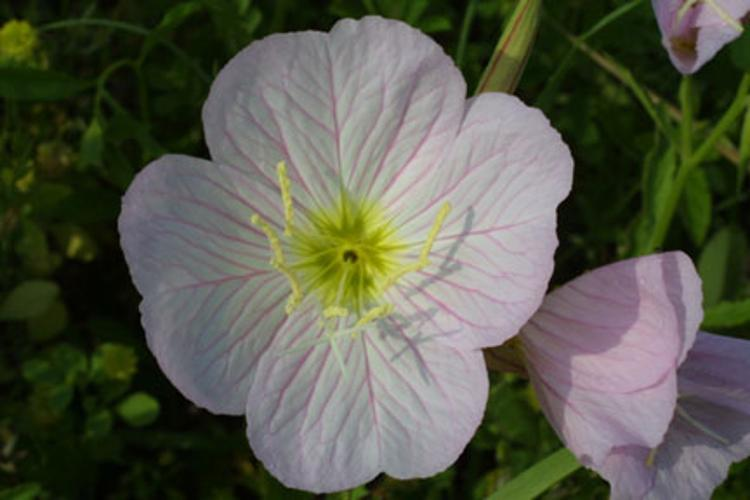
#> input picture image_processing/bunga1.jpg, 750 x 500 px
$ jupyter execute ip_convolution.ipynb
#> lines starting #> are read from the running program, lines starting #| are printed output that depends on the picture
[cell 1]
# import the necessary packages
from skimage.exposure import rescale_intensity
from matplotlib import pyplot as plt
import numpy as np
import argparse
import cv2

[cell 2]
def plt_imshow(title, image):
	# convert the image frame BGR to RGB color space and display it
	image = cv2.cvtColor(image, cv2.COLOR_BGR2RGB)
	plt.imshow(image)
	plt.title(title)
	plt.grid(False)
	plt.show()

[cell 3]
def convolve(image, kernel):
	# grab the spatial dimensions of the image, along with
	# the spatial dimensions of the kernel
	(iH, iW) = image.shape[:2]
	(kH, kW) = kernel.shape[:2]

	# allocate memory for the output image, taking care to
	# "pad" the borders of the input image so the spatial
	# size (i.e., width and height) are not reduced
	pad = (kW - 1) // 2
	image = cv2.copyMakeBorder(image, pad, pad, pad, pad,
		cv2.BORDER_REPLICATE)
	output = np.zeros((iH, iW), dtype="float32")

	# loop over the input image, "sliding" the kernel across
	# each (x, y)-coordinate from left-to-right and top to
	# bottom
	for y in np.arange(pad, iH + pad):
		for x in np.arange(pad, iW + pad):
			# extract the ROI of the image by extracting the
			# *center* region of the current (x, y)-coordinates
			# dimensions
			roi = image[y - pad:y + pad + 1, x - pad:x + pad + 1]

			# perform the actual convolution by taking the
			# element-wise multiplicate between the ROI and
			# the kernel, then summing the matrix
			k = (roi * kernel).sum()

			# store the convolved value in the output (x,y)-
			# coordinate of the output image
			output[y - pad, x - pad] = k

	# rescale the output image to be in the range [0, 255]
	output = rescale_intensity(output, in_range=(0, 255))
	output = (output * 255).astype("uint8")

	# return the output image
	return output

[cell 4]
# since we are using Jupyter Notebooks we can replace our argument
# parsing code with *hard coded* arguments and values
args = {
	"image": "bunga1.jpg"
}

[cell 5]
# construct average blurring kernels used to smooth an image
smallBlur = np.ones((7, 7), dtype="float") * (1.0 / (7 * 7))
largeBlur = np.ones((21, 21), dtype="float") * (1.0 / (21 * 21))

# construct a sharpening filter
sharpen = np.array((
	[0, -1, 0],
	[-1, 5, -1],
	[0, -1, 0]), dtype="int")

[cell 6]
# construct the Laplacian kernel used to detect edge-like
# regions of an image
laplacian = np.array((
	[0, 1, 0],
	[1, -4, 1],
	[0, 1, 0]), dtype="int")

# construct the Sobel x-axis kernel
sobelX = np.array((
	[-1, 0, 1],
	[-2, 0, 2],
	[-1, 0, 1]), dtype="int")

# construct the Sobel y-axis kernel
sobelY = np.array((
	[-1, -2, -1],
	[0, 0, 0],
	[1, 2, 1]), dtype="int")

[cell 7]
# construct the kernel bank, a list of kernels we're going
# to apply using both our custom `convole` function and
# OpenCV's `filter2D` function
kernelBank = (
	("small_blur", smallBlur),
	("large_blur", largeBlur),
	("sharpen", sharpen),
	("laplacian", laplacian),
	("sobel_x", sobelX),
	("sobel_y", sobelY)
)

[cell 8]
# load the input image and convert it to grayscale
image = cv2.imread(args["image"])
#> image is the input picture: shape (500, 750, 3); mean B, G, R 75, 89.8, 87.5
gray = cv2.cvtColor(image, cv2.COLOR_BGR2GRAY)
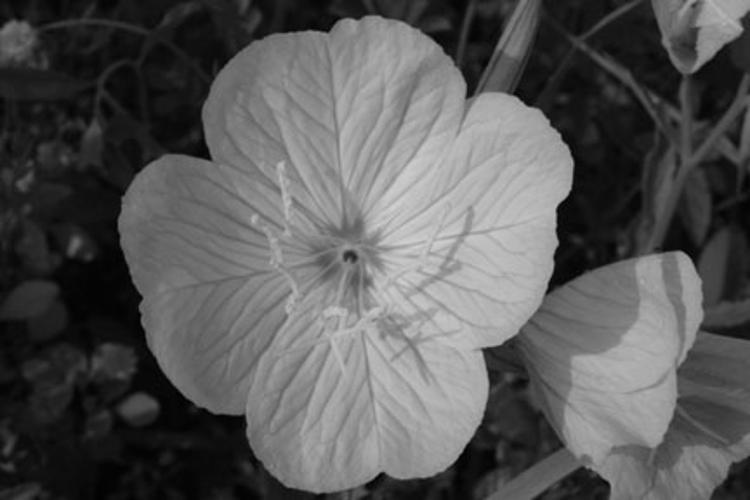
#> gray: shape (500, 750); min 0, max 209, mean 87.4

# loop over the kernels
for (kernelName, kernel) in kernelBank:
	# apply the kernel to the grayscale image using both
	# our custom `convole` function and OpenCV's `filter2D`
	# function
	print("[INFO] applying {} kernel".format(kernelName))
	convoleOutput = convolve(gray, kernel)
	opencvOutput = cv2.filter2D(gray, -1, kernel)

	# show the output images
	plt_imshow("original", gray)
	plt_imshow("{} - convole".format(kernelName), convoleOutput)
	plt_imshow("{} - opencv".format(kernelName), opencvOutput)
#> this loop made 6 passes
#> pass 1, in convolve, `image = cv2.copyMakeBorder(image, pad, pad, pad, pad, cv2.BORDER_REPLI..`:
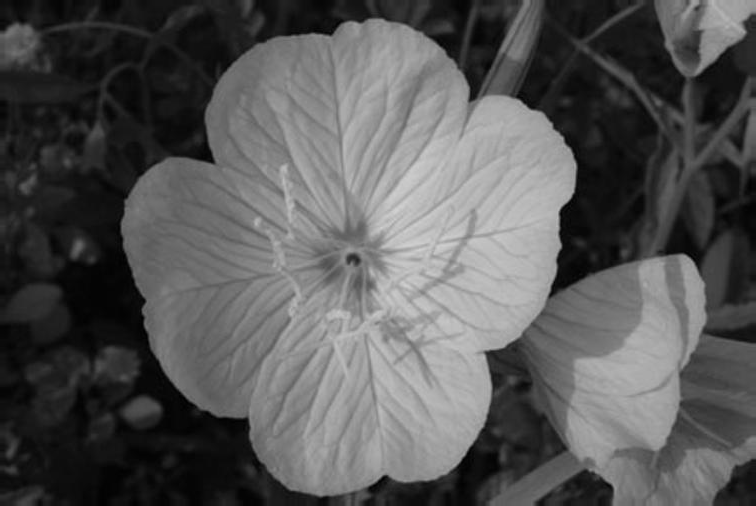
#> image: shape (506, 756); min 0, max 209, mean 86.5
#> pass 2, in plt_imshow (call 5), `plt.show()`:
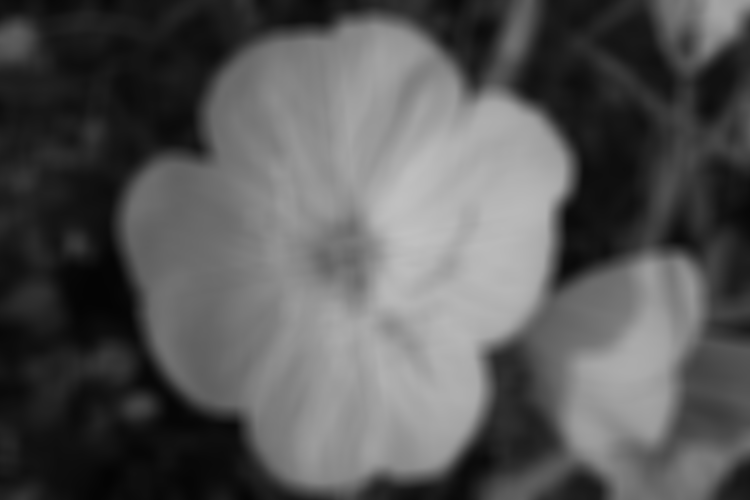
#> shown: shape (500, 750, 3); min 4, max 193, mean 86.9
